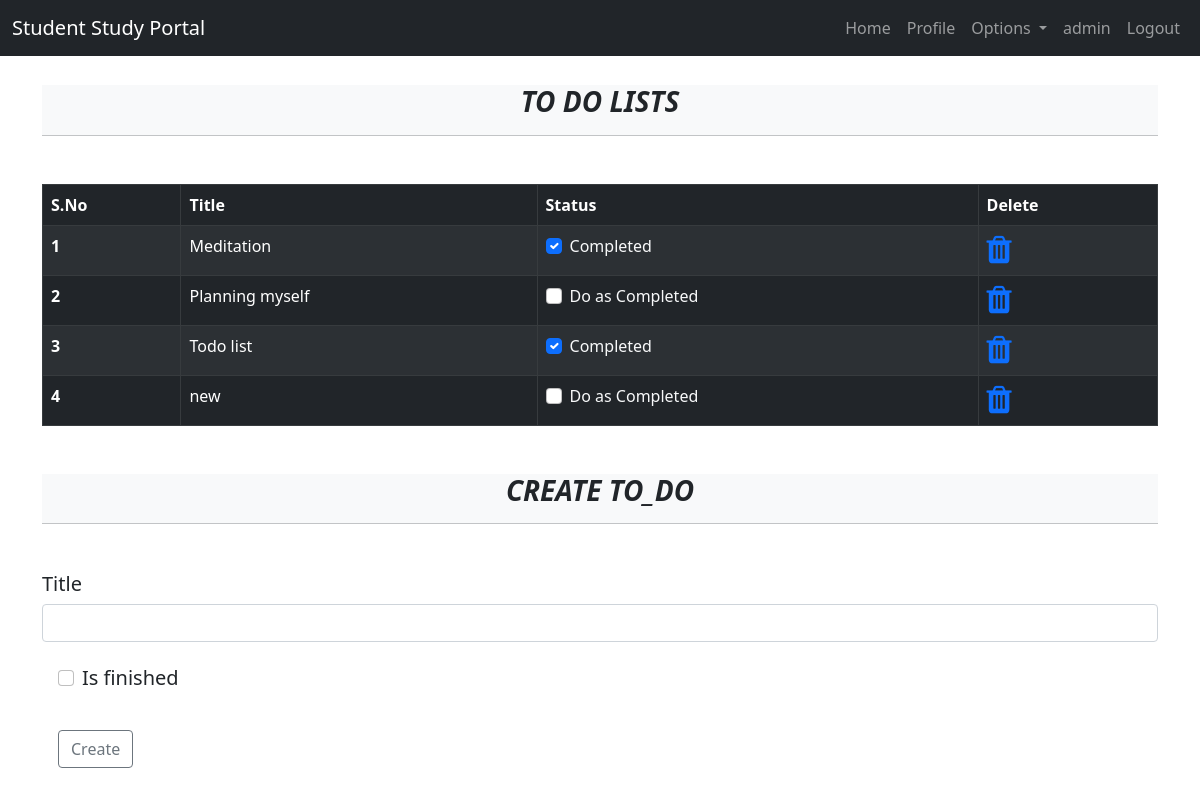
The app's page /todo (signed in) with its own data.
### dashboard/models.py (models this page shows, shortened)
class Todo(models.Model):
    user=models.ForeignKey(User,on_delete=models.CASCADE)
    title=models.CharField(max_length=75)
    isfinished=models.BooleanField(default=False)

### dashboard/views.py (the view, shortened to what this page needs)
# urls.py: path('todo', views.todo, name='todo'),
@login_required
def todo(request):
    todos=Todo.objects.filter(user=request.user)
    if len(todos)==0:
        tododone=True
    else:
        tododone=False
    context={"todos":todos,"tododone":tododone}
    return render(request,'todo.html',context)

### templates/todo.html (shortened to what this page needs)
{% extends 'base.html' %}
{% block body %}
<div class="container" style="margin-top: 85px;"">
    <div class=" col-12 mb-5 bg-light">
    <h3 class="mb-2 mt-4 text-center fw-bold fst-italic ">TO DO LISTS</h3>
    <hr style="border-color:aliceblue">
</div>
{% if not tododone %}
<table class="table table-striped table-bordered table-hover table-dark">
    <thead>
        <tr>
            <th scope="col">S.No</th>
            <th scope="col">Title</th>
            <th scope="col">Status</th>
            <th scope="col">Delete</th>
        </tr>
    </thead>
    <tbody>
        {% for todo in todos %}
        <tr>
            <th scope="row">{{forloop.counter}}</th>
            <td>{{todo.title}}</td>
            <td>
                <a href="updatetodo/{{todo.id}}">
                    <div class="form-check">
                        {% if todo.isfinished == True%}
                        <input class="form-check-input" type="checkbox" checked>
                        <label class="form-check-label text-light">
                            Completed
                        </label>
                        {% else %}
                        <input class="form-check-input" type="checkbox">
                        <label class="form-check-label text-light">
                            Do as Completed
                        </label>
                        {% endif %}
                    </div>
                </a>
            </td>
            <td><a href="deletetodo/{{todo.id}}"><i class="fa fa-trash fa-2x"></i></a></td>
        </tr>
        {% endfor %}
    </tbody>
</table>
{% else %}
<h4>All tasks have been done!! create to add more</h4>
{% endif %}
</div>
<div class=" container mt-3">
    <div class="col-12 mb-5 bg-light">
        <h3 class="mb-3 mt-5 text-center fw-bold fst-italic ">CREATE TO_DO</h3>
        <hr style="border-color:aliceblue">
    </div>
    <form action="/todo" method="post">
        <div class="mb-3">
            <label for="exampleFormControlInput1" class="form-label h5">Title</label>
            <input class="form-control" type="text" name="title" aria-label="default input example">
        </div>
        <div class="form-check m-3 mt-4">
            <input class="form-check-input" type="checkbox" value="1" name="todocheck" id="flexCheckDefault">
            <label class="form-check-label h5" for="flexCheckDefault ">
                Is finished
            </label>
        </div>
        <button type="submit" class="btn btn-outline-secondary  m-3">Create</button>
    </form>
</div>
{% endblock body %}

### templates/base.html (shortened to what this page needs)
{% load static %}
<!doctype html>
<html lang="en">
<head>
  <link href="https://cdn.jsdelivr.net/npm/bootstrap@5.0.2/dist/css/bootstrap.min.css" rel="stylesheet"
>
  <link rel="stylesheet" href="https://cdnjs.cloudflare.com/ajax/libs/font-awesome/4.7.0/css/font-awesome.min.css">
  <link rel="stylesheet" href="https://cdn.jsdelivr.net/npm/flatpickr/dist/flatpickr.min.css">
  <link rel="stylesheet" href="{% static 'css\style.css' %}">
  <link rel="stylesheet" href="{% static 'css\cal.css' %}">
</head>
<body>
  <nav class="navbar navbar-expand-lg navbar-dark bg-dark fixed-top">
    <div class="container-fluid">
      <a class="navbar-brand" href="#">Student Study Portal</a>
      <div class="collapse navbar-collapse " id="navbarSupportedContent">
        <ul class="navbar-nav  ms-auto mb-2 mb-lg-0">
          <li class="nav-item ">
            <a class="nav-link {% block home %}{% endblock home %}" aria-current="page" href="/">Home</a>
          </li>
          <li class="nav-item">
            <a class="nav-link {% block profile %}{% endblock profile %}" href="/profile">Profile</a>
          </li>
          <li class="nav-item dropdown">
            <a class="nav-link dropdown-toggle" href="#" id="navbarDropdown" role="button" data-bs-toggle="dropdown"
              aria-expanded="false">
              Options
            </a>
          </li>
          {% if request.user.is_authenticated %}
          <li class="nav-item">
            <a class="nav-link" href="/">{{request.user}}</a>
          </li>
          <li class="nav-item">
            <a class="nav-link" href="/fnlogout">Logout</a>
          </li>
          {% endif %}
        </ul>
      </div>
    </div>
  </nav>
  {% block body %}
  {% endblock body %}
</body>
</html>

### records on screen
Todo: title "Meditation"
Todo: title "Planning myself"
Todo: title "Todo list"
Todo: title "new"

### other values on screen
{{ request.user }} "admin"
